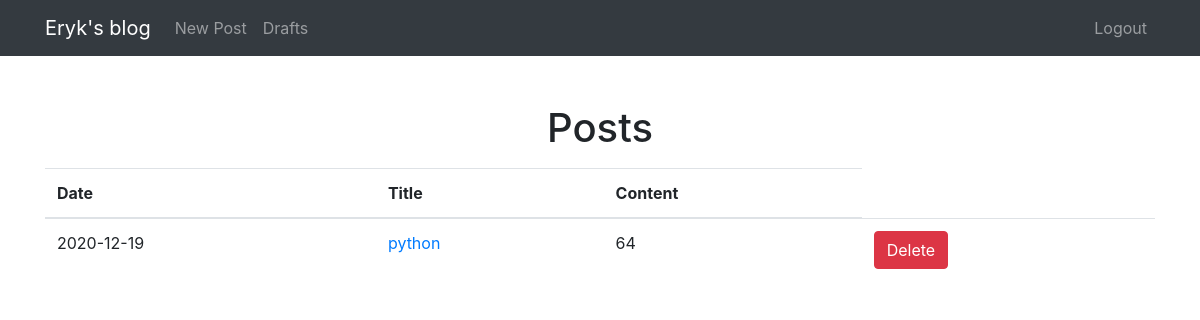
Before: /drafts (signed in) with the older database file.
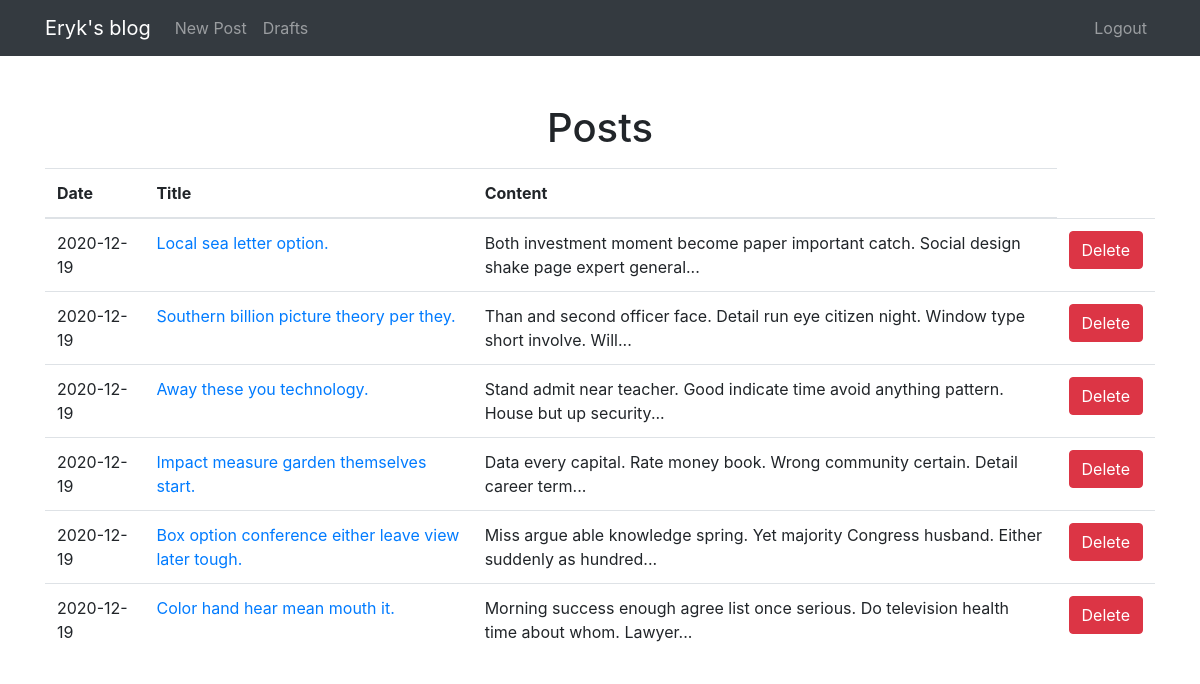
After: the same page with the newer database file.
### blog/models.py (models this page shows)
class Entry(db.Model):
    id = db.Column(db.Integer, primary_key=True)
    title = db.Column(db.String(80), nullable=False)
    body = db.Column(db.Text, nullable=False)
    pub_date = db.Column(db.DateTime, nullable=False,
        default=datetime.datetime.utcnow)
    is_published = db.Column(db.Boolean, default=False)

### blog/routes.py (the view)
@app.route("/drafts")
@login_required
def list_drafts():
    drafts = Entry.query.filter_by(is_published=False).order_by(
        Entry.pub_date.desc())
    return render_template('drafts.html', drafts=drafts)

### blog/routes.py (called while the page is built)
def login_required(view_func):
    @functools.wraps(view_func)
    def check_permissions(*args, **kwargs):
        if session.get('logged_in'):
            return view_func(*args, **kwargs)
        return redirect(url_for('login', next=request.path))
    return check_permissions

### blog/templates/drafts.html
{% extends "index.html" %}
{% block content %}
<table class="table">
    <thead>
        <tr>
            <th>Date</th>
            <th>Title</th>
            <th>Content</th>
        </tr>
    </thead>
    <tbody>
    {% for draft in drafts %}
        <tr>
            <td>{{ draft.pub_date.strftime('%Y-%m-%d') }}</td>
            <td>
                <a href="/edit-post/{{ draft.id }}">{{ draft.title }}</a>
            </td>
            <td>
                {{ draft.body|truncate(100) }}
            </td>
            <td>
                <form action="/delete/{{ draft.id }}" method="POST">
                    <button type="submit" class="btn btn-danger">Delete</button>
                </form>
            </td>
        </tr>
        {% endfor %}
    </tbody>
</table>
{% endblock %}

Changed rows visible on the page:
removed Entry: pub_date "2020-12-19", title "python", body "64"
now on this page (row edited): Entry: pub_date "2020-12-19", title "Local sea letter option.", body "Both investment moment become paper important catch. Social design shake page expert general..."
now on this page (row edited): Entry: pub_date "2020-12-19", title "Southern billion picture theory per they.", body "Than and second officer face. Detail run eye citizen night. Window type short involve. Will..."
now on this page (row edited): Entry: pub_date "2020-12-19", title "Away these you technology.", body "Stand admit near teacher. Good indicate time avoid anything pattern. House but up security..."
now on this page (row edited): Entry: pub_date "2020-12-19", title "Impact measure garden themselves start.", body "Data every capital. Rate money book. Wrong community certain. Detail career term..."
now on this page (row edited): Entry: pub_date "2020-12-19", title "Box option conference either leave view later tough.", body "Miss argue able knowledge spring. Yet majority Congress husband. Either suddenly as hundred..."
now on this page (row edited): Entry: pub_date "2020-12-19", title "Color hand hear mean mouth it.", body "Morning success enough agree list once serious. Do television health time about whom. Lawyer..."
